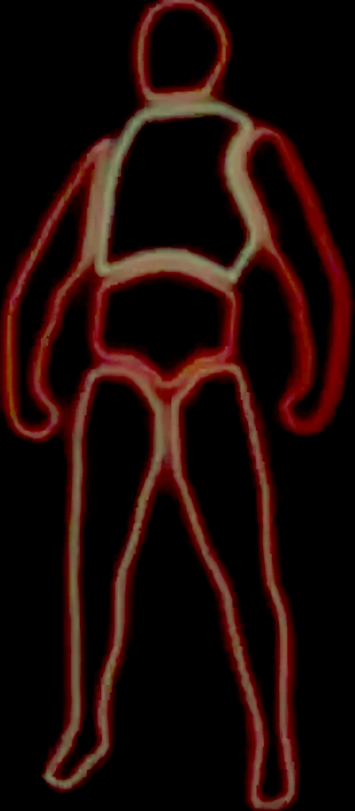
#> input picture cv/player_reference.png, 710 x 1622 px (shown at 1/2 size); its folder holds 2 pictures in this run
$ python new_find_model.py
#> lines starting #> are read from the running program, lines starting #| are printed output that depends on the picture; after the words box and inside, x2 and y2 are one past the last pixel; in counts of white or black regions, pixels touching at a corner belong together
import cv2
import numpy as np
import pickle

"""
STEP 1: Generate limb templates from a reference image
Run this once to create templates, then use them in your main script
"""

def create_limb_templates_from_image(image_path, roi_width, roi_height):
    """
    Extract limb shapes from a reference image using edge detection

    Args:
        image_path: Path to reference image of player model
        roi_width: Target width to scale templates to
        roi_height: Target height to scale templates to

    Returns:
        dict of limb_name -> binary mask
    """
#> called with image_path = 'player_reference.png', roi_width = 150, roi_height = 365
    print("=" * 60)
    print("GENERATING LIMB TEMPLATES FROM REFERENCE IMAGE")
    print("=" * 60)

    # Read reference image
    ref_image = cv2.imread(image_path)
#> ref_image is the input picture: shape (1622, 710, 3); mean B, G, R 7.8, 10.5, 29.3
    if ref_image is None:
        print(f"❌ Could not load image: {image_path}")
        return None

    print(f"✓ Loaded reference image: {ref_image.shape[1]}x{ref_image.shape[0]}")
#| ✓ Loaded reference image: 710x1622

    # Resize to target dimensions
    ref_image = cv2.resize(ref_image, (roi_width, roi_height))
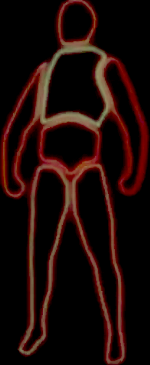
#> ref_image: shape (365, 150, 3); mean B, G, R 7.8, 10.5, 29.2

    # Convert to HSV for better color detection
    hsv = cv2.cvtColor(ref_image, cv2.COLOR_BGR2HSV)
#> hsv: shape (365, 150, 3); mean H, S, V 4.2, 80, 29.2

    # Create mask for ALL colored pixels (player model)
    # Lower saturation requirement to catch more of the model
    color_mask = cv2.inRange(hsv, np.array([0, 40, 30]), np.array([180, 255, 255]))
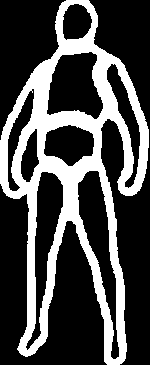
#> color_mask: shape (365, 150); 29.4% white; 1 white region, box (x1, y1, x2, y2) and area: (0, 0, 149, 365) 16079

    # Clean up noise (reduce kernel size for thinner result)
    kernel = np.ones((2, 2), np.uint8)  # Smaller kernel = thinner
    color_mask = cv2.morphologyEx(color_mask, cv2.MORPH_CLOSE, kernel, iterations=1)
#> color_mask: shape (365, 150); 29.5% white; 1 white region, box (x1, y1, x2, y2) and area: (0, 0, 150, 365) 16151
    color_mask = cv2.morphologyEx(color_mask, cv2.MORPH_OPEN, kernel, iterations=1)
#> color_mask: shape (365, 150); 29.6% white; 1 white region, box (x1, y1, x2, y2) and area: (0, 0, 150, 365) 16181

    # Option 1: Use filled silhouette (recommended)
    # Just use the color mask directly - it's already filled!
    filled_mask = color_mask.copy()

    # Make it thinner by eroding (shrinking) the mask
    kernel_erode = np.ones((3, 3), np.uint8)
    filled_mask = cv2.erode(filled_mask, kernel_erode, iterations=2)  # Just a bit thinner
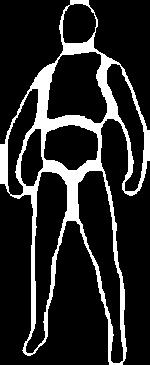
#> filled_mask: shape (365, 150); 15.9% white; 1 white region, box (x1, y1, x2, y2) and area: (0, 0, 150, 365) 8681

    # Optional: Dilate slightly to ensure coverage
    # Uncomment these lines if you want thicker masks:
    # kernel_dilate = np.ones((3, 3), np.uint8)
    # filled_mask = cv2.dilate(filled_mask, kernel_dilate, iterations=1)

    # Save full body mask
    cv2.imwrite('template_full_body_mask.png', filled_mask)
    print(f"✓ Saved: template_full_body_mask.png")

    # Now segment into individual limbs based on position
    height, width = filled_mask.shape
#> height = 365; width = 150
    limb_masks = {}

    # Define regions for each limb (normalized coordinates)
    limb_regions = {
        'head': (0.30, 0.00, 0.70, 0.13),
        'chest': (0.25, 0.13, 0.75, 0.34),
        'torso': (0.28, 0.34, 0.72, 0.44),
        'left_arm': (0.00, 0.15, 0.28, 0.55),
        'right_arm': (0.72, 0.15, 1.00, 0.55),
        'left_leg': (0.20, 0.43, 0.50, 1.00),
        'right_leg': (0.50, 0.43, 0.80, 1.00),
    }

    print("\n" + "=" * 60)
    print("LIMB REGION COORDINATES (Normalized)")
    print("=" * 60)
    for limb_name, (x1_norm, y1_norm, x2_norm, y2_norm) in limb_regions.items():
        print(f"'{limb_name}': ({x1_norm:.2f}, {y1_norm:.2f}, {x2_norm:.2f}, {y2_norm:.2f})")

    print("\n" + "=" * 60)
    print("LIMB REGION COORDINATES (Pixels)")
    print("=" * 60)

    for limb_name, (x1_norm, y1_norm, x2_norm, y2_norm) in limb_regions.items():
        # Convert normalized coords to pixels
        x1 = int(x1_norm * width)
        x2 = int(x2_norm * width)
        y1 = int(y1_norm * height)
        y2 = int(y2_norm * height)

        print(f"{limb_name:12} -> x1={x1:4}, y1={y1:4}, x2={x2:4}, y2={y2:4} (width={x2-x1}, height={y2-y1})")

        # Extract limb region from full filled mask
        limb_mask = np.zeros((height, width), dtype=np.uint8)
        limb_mask[y1:y2, x1:x2] = filled_mask[y1:y2, x1:x2]

        # Count pixels in this limb region
        pixel_count = cv2.countNonZero(limb_mask)

        # Store mask
        limb_masks[limb_name] = limb_mask

        # Save individual limb masks for visualization
        cv2.imwrite(f'template_{limb_name}_mask.png', limb_mask)
        print(f"  ✓ Generated template: {pixel_count} pixels")
#> this loop made 7 passes
#> pixel_count on passes 1 to 7: 422, 1870, 495, 1407, 1258, 1997, 1425
#|   ✓ Generated template: 422 pixels
#|   ✓ Generated template: 1870 pixels
#|   ✓ Generated template: 495 pixels
#|   ✓ Generated template: 1407 pixels
#|   ✓ Generated template: 1258 pixels
#|   ✓ Generated template: 1997 pixels
#|   ✓ Generated template: 1425 pixels
#> pass 1, in create_limb_templates_from_image, `cv2.imwrite(f'template_{limb_name}_mask.png', limb_mask)`:
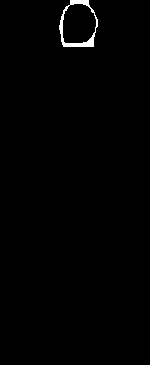
#> saved as template_head_mask.png: shape (365, 150); 0.77% white; 1 white region, box (x1, y1, x2, y2) and area: (59, 0, 98, 47) 422
#> after the loop:
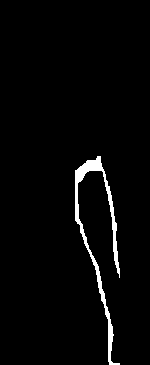
#> limb_mask: shape (365, 150); 2.6% white; 1 white region, box (x1, y1, x2, y2) and area: (75, 156, 120, 365) 1425
#> after the loop, limb_masks = 7 items

    # Create composite visualization
    composite = np.zeros((height, width, 3), dtype=np.uint8)
    colors = {
        'head': (255, 0, 0),      # Blue
        'chest': (0, 255, 255),   # Yellow
        'torso': (0, 165, 255),   # Orange
        'left_arm': (0, 255, 0),  # Green
        'right_arm': (255, 0, 255), # Magenta
        'left_leg': (255, 255, 0), # Cyan
        'right_leg': (128, 0, 128), # Purple
    }

    for limb_name, mask in limb_masks.items():
        color = colors.get(limb_name, (255, 255, 255))
        composite[mask > 0] = color
#> this loop made 7 passes
#> (limb_name, color) on passes 1 to 7: ('head', (255, 0, 0)), ('chest', (0, 255, 255)), ('torso', (0, 165, 255)), ('left_arm', (0, 255, 0)), ('right_arm', (255, 0, 255)), ('left_leg', (255, 255, 0)), ('right_leg', (128, 0, 128))
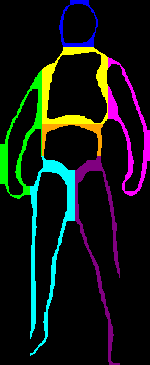
#> composite: shape (365, 150, 3); mean of channels 0, 1, 2 20.3, 23.4, 18; drawn as B, G, R

    # Overlay on original image
    overlay = cv2.addWeighted(ref_image, 0.6, composite, 0.4, 0)
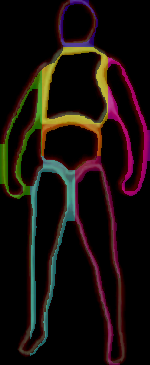
#> overlay: shape (365, 150, 3); mean B, G, R 12.8, 15.6, 24.7
    cv2.imwrite('template_limbs_overlay.png', overlay)
    print(f"\n✓ Saved: template_limbs_overlay.png")

    # Save templates to file
    with open('limb_templates.pkl', 'wb') as f:
        pickle.dump({
            'masks': limb_masks,
            'width': roi_width,
            'height': roi_height
        }, f)
    print(f"✓ Saved: limb_templates.pkl")

    print("\n" + "=" * 60)
    print("TEMPLATE GENERATION COMPLETE!")
    print("=" * 60)
    print("\nGenerated files:")
    print("  - limb_templates.pkl (use this in your main script)")
    print("  - template_limbs_overlay.png (visual verification)")
    print("  - template_*_mask.png (individual limb masks)")

    print("\n" + "=" * 60)
    print("COPY THESE VALUES TO cvopen.py:")
    print("=" * 60)
    print("\nPaste this into your cvopen.py limb_regions dictionary:")
    print("\nlimb_regions = {")
    for limb_name, coords in limb_regions.items():
        print(f"    '{limb_name}': {coords},")
    print("}")

    print("\nNext step: Update cvopen.py to use these templates!")

    return limb_masks


def load_limb_templates():
    """
    Load pre-generated limb templates from file

    Returns:
        dict of limb_name -> binary mask
    """
    try:
        with open('limb_templates.pkl', 'rb') as f:
            data = pickle.load(f)
        print(f"✓ Loaded limb templates: {data['width']}x{data['height']}")
        return data['masks']
    except FileNotFoundError:
        print("❌ limb_templates.pkl not found!")
        print("   Run create_limb_templates_from_image() first")
        return None


# USAGE EXAMPLE
if __name__ == "__main__":
    print("\n" + "=" * 60)
    print("LIMB TEMPLATE GENERATOR")
    print("=" * 60)
    print("\nThis script creates accurate limb templates from a reference image.")
    print("\nSTEPS:")
    print("1. Take a screenshot of the player model (GREEN health state)")
    print("2. Crop it to just the player model area (use ROI coordinates)")
    print("3. Save as 'player_reference.png'")
    print("4. Run this script")
    print("\n" + "=" * 60)

    # Check if reference image exists
    import os
    if not os.path.exists('player_reference.png'):
        print("\n❌ 'player_reference.png' not found!")
        print("\nCreate it by:")
        print("  1. Run your detection script to get ROI coordinates")
        print("  2. Take a screenshot of the game")
        print("  3. Crop to ROI area and save as 'player_reference.png'")
        print("  4. Re-run this script")
    else:
        # Set these to match your ROI dimensions from cvopen.py
        TARGET_WIDTH = 150
        TARGET_HEIGHT = 365
        masks = create_limb_templates_from_image(
            'player_reference.png',
            TARGET_WIDTH,
            TARGET_HEIGHT
        )
#> masks = 7 items

        if masks:
            print("\n✅ SUCCESS! Templates generated.")
            print("\nNow update cvopen.py to use these templates:")
            print("  1. Add: from new_find_model import load_limb_templates")
            print("  2. Replace: template_masks = build_limb_template_masks(...)")
            print("     With:    template_masks = load_limb_templates()")
